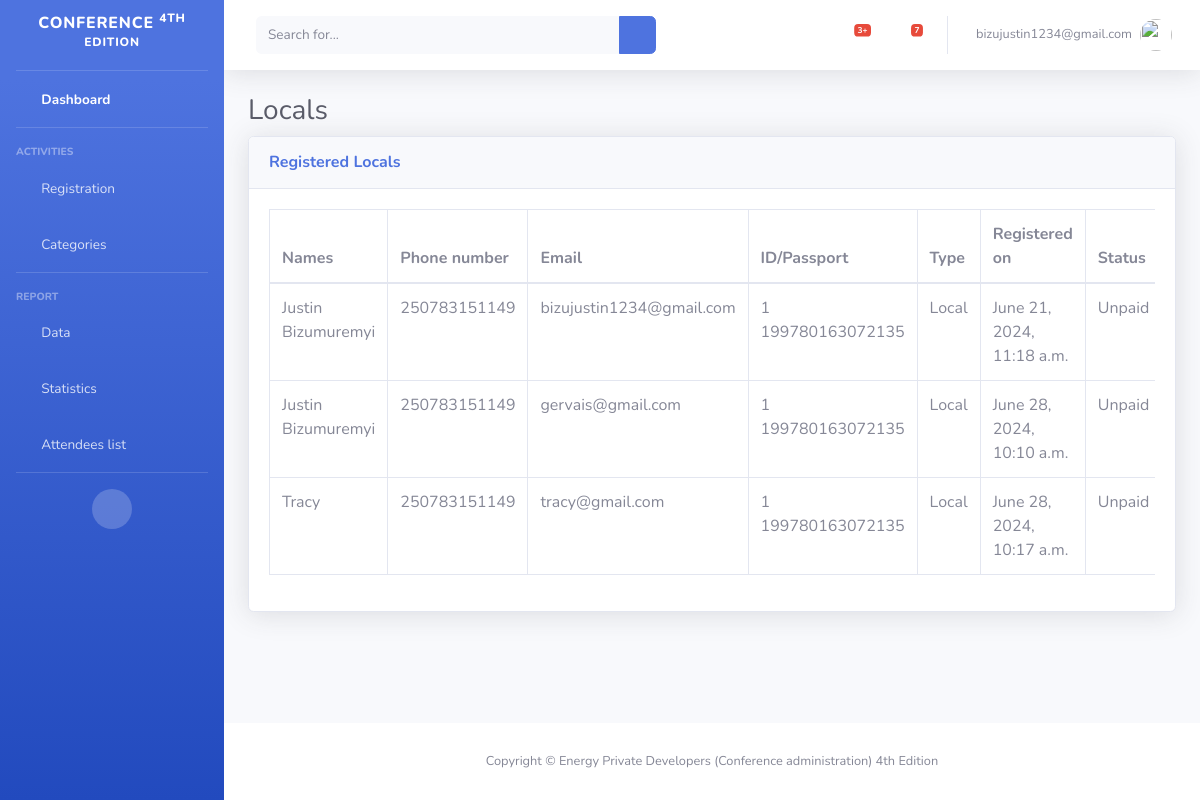
/administration/locals (signed in), run on an earlier commit of the app's database.
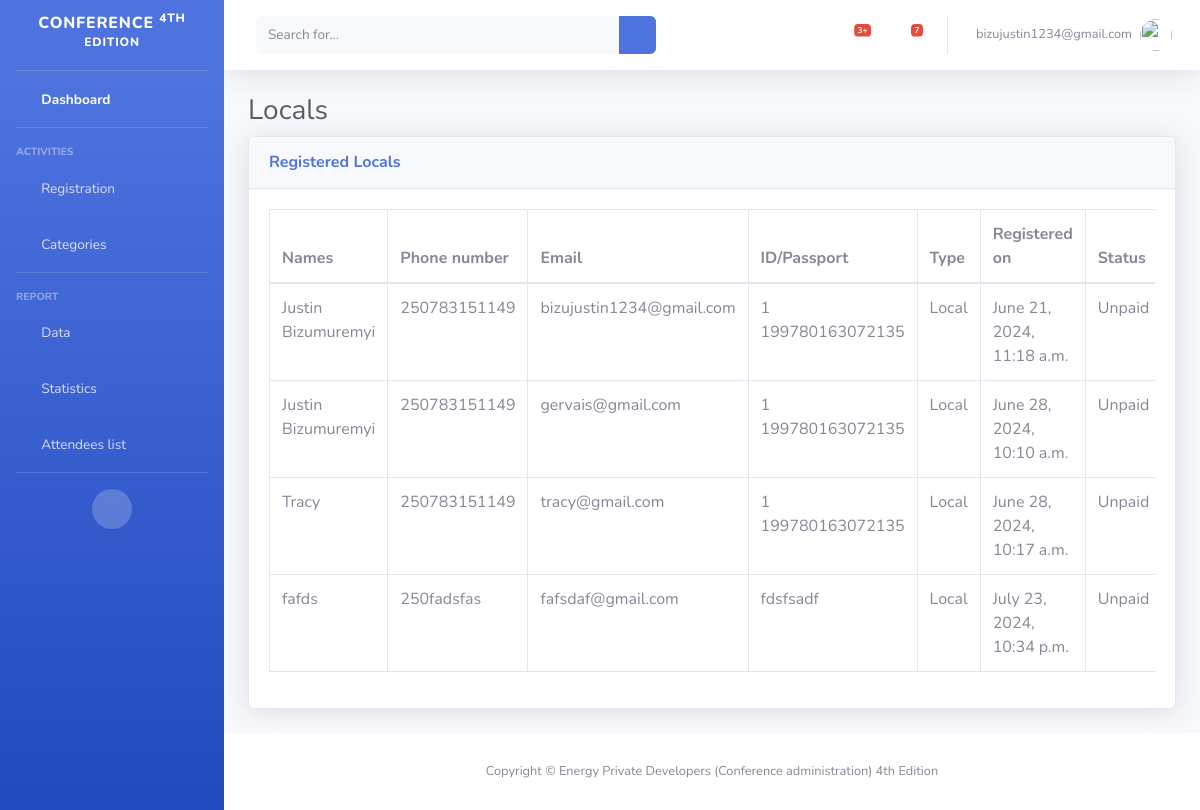
And on a later commit of the database.
### conference_planning/models.py (models this page shows, shortened)
class Attendees(models.Model):
    class AttendeeType(models.TextChoices):
        LOCAL = "Local", "Local"
        INTERNATIONAL = "International", "International"
        STUDENT = "Student", "Student"
    STATUS_CHOICES = [
        ('organizer', 'Organizer'),
        ('delegate', 'Delegate'),
        ('exhibitor', 'Exhibitor'),
        ('student', 'Student'),
        ('media', 'Media')
    ]
    names = models.CharField(max_length=250)
    email = models.EmailField()
    identity = models.CharField(max_length=50)
    phone = models.CharField(max_length=20)
    country = models.CharField(max_length=100)
    organization = models.CharField(max_length=100, null=True, blank=True)
    university = models.CharField(max_length=100, null=True, blank=True)
    student_number = models.CharField(max_length=50, null=True, blank=True)
    category = models.CharField(max_length=100, choices=STATUS_CHOICES, default='choose your category')
    attendee_type = models.CharField(max_length=30, choices=AttendeeType.choices, default=AttendeeType.LOCAL, unique=False)
    registered_on = models.DateTimeField(auto_now_add=True)
    STATUS_CHOICES = [
        ('unpaid', 'Unpaid'),
        ('paid', 'Paid'),
    ]
    status = models.CharField(
        max_length=100,
        choices=STATUS_CHOICES,
        default='unpaid',
    )
    class Meta:
        verbose_name_plural = 'Attendees'

### conference_planning/views.py (the view)
# urls.py: path('locals', views.locals, name = 'locals'),
@login_required
def locals(request):
    local_list = Attendees.objects.filter(attendee_type='Local').order_by('id')
    context = {'locals': local_list}
    return render(request, 'conference_planning/administration/locals_list.html', context)

### conference_planning/templates/conference_planning/administration/locals_list.html (shortened to what the changed rows need)
{% load static %}
<!DOCTYPE html>
<html lang="en">
<head>
    <link href="{% static 'administration/vendor/fontawesome-free/css/all.min.css' %}" rel="stylesheet" type="text/css">
    <link href="{% static 'administration/css/sb-admin-2.min.css' %}" rel="stylesheet">
</head>
<body id="page-top">
 <div id="wrapper">
        <div id="content-wrapper" class="d-flex flex-column">
            <div id="content">
                <div class="container-fluid">
                    <h1 class="h3 mb-2 text-gray-800">Locals</h1>
                    <div class="card shadow mb-4">
                        <div class="card-body">
                            <div class="table-responsive">
                                <table class="table table-bordered" id="dataTable" width="100%" cellspacing="0">
                                    <thead>
                                        <tr>
                                            <th>Names</th>
                                            <th>Phone number</th>
                                            <th>Email</th>
                                            <th>ID/Passport</th>
                                            <th>Type</th>
                                            <th>Registered on</th>
                                            <th>Status</th>
                                        </tr>
                                    </thead>
                                    <tbody>
                                        {% for local in locals %}
                                        <tr>
                                            <td>{{ local.names }}</td>
                                            <td>{{ local.phone }}</td>
                                            <td>{{ local.email }}</td>
                                            <td>{{ local.identity }}</td>
                                            <td>{{ local.attendee_type }}</td>
                                            <td>{{ local.registered_on }}</td>
                                            <td>Unpaid</td>
                                        </tr>
                                        {% endfor %}
                                    </tbody>
                                </table>
                            </div>
                        </div>
                    </div>
                </div>
            </div>
        </div>
    </div>
</body>
</html>

What changed in the data, as far as the page shows it:
added Attendees: names "fafds", phone "250fadsfas", email "fafsdaf@gmail.com", identity "fdsfsadf", attendee_type "Local", registered_on "July 23, 2024, 10:34 p.m."
